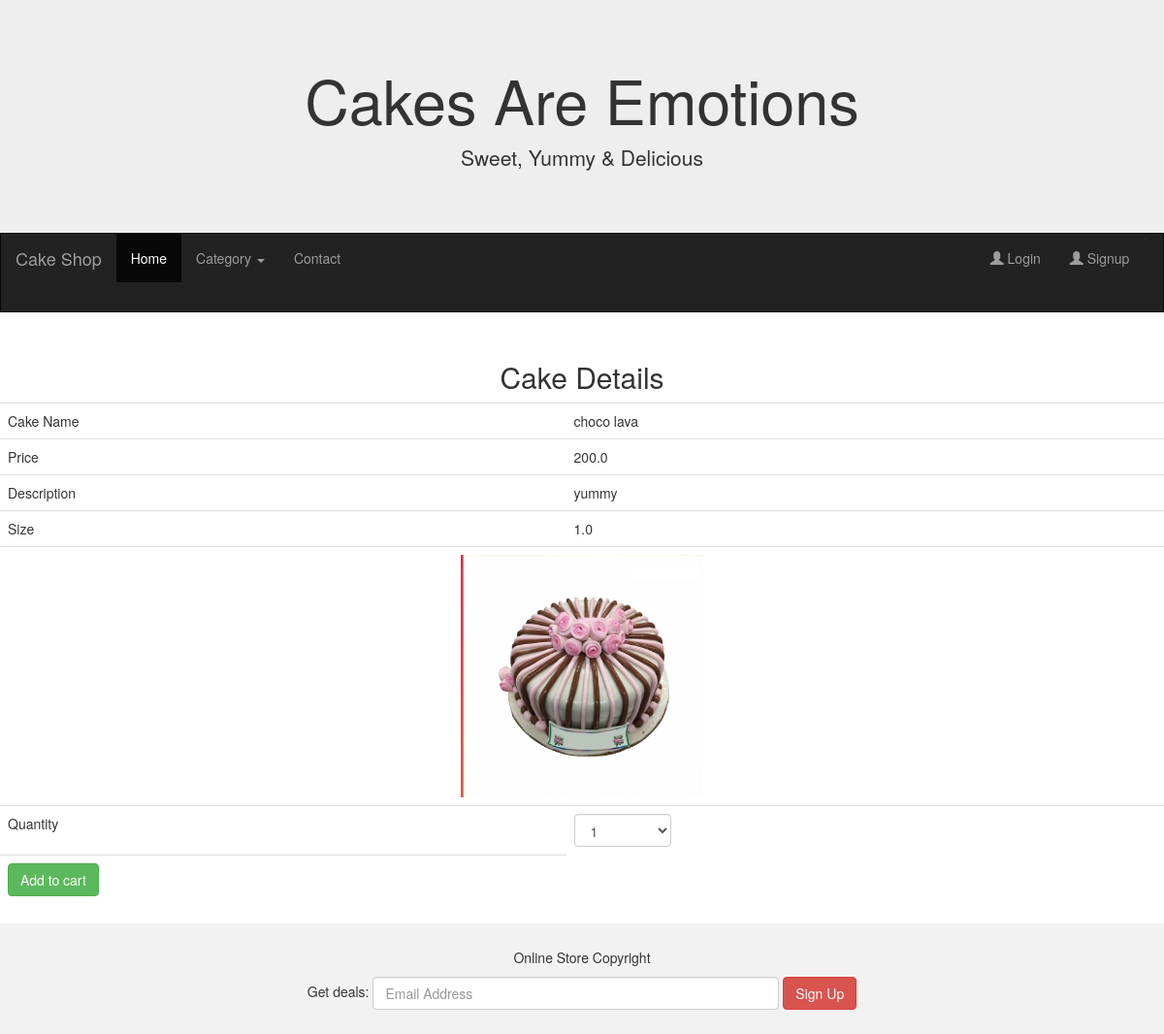
The app's page /viewDetails/6 with its own data.
### adminApp/models.py (models this page shows)
class Product(models.Model):
    pname = models.CharField(max_length=20)
    price = models.FloatField(default=200)
    description = models.CharField(max_length=50)
    size = models.FloatField(default=1)
    quantity = models.IntegerField()
    image = models.ImageField(default = 'abc.jpg',upload_to = "Images")
    cat = models.ForeignKey(to='Category', on_delete=models.CASCADE)
    class Meta:
        db_table = "Product"

### userApp/views.py (the view)
# urls.py: path('viewDetails/<id>',views.cakeDetails),
def cakeDetails(request,id):
    cake = Product.objects.get(id = id)
    cats = Category.objects.all()
    return render(request,"cakeDetails.html",{"cake":cake,"cats":cats,})

### userApp/templates/cakeDetails.html (shortened to what this page needs)
{%extends "homepage.html"%}
{%block content%}
<center>
    <h2> Cake Details </h2>
    <form method="post" action="/addtocart">
    <table class="table">
        <tr><td> Cake Name </td><td>{{cake.pname}}</td></tr>
        <tr> <td> Price </td><td> {{cake.price}}</td></tr>
        <tr><td> Description </td><td> {{cake.description}}</td></tr>
        <tr><td>Size </td><td>{{cake.size}}</td></tr>
        <tr><td colspan="2" align="center"> <img src="{{cake.image.url}}" height="250" width="250"/></td></tr>
        <tr> <td> Quantity </td>
        <td> <select name="qty" class="form-control" style="width:100px">
            <option>1</option>
        </select> </td></tr>
       <tr><Td>  <button type="submit" class="btn btn-success"> Add to cart</button></Td></tr>
    </table>
</form>
</center>
{%endblock%}

### userApp/templates/homepage.html (shortened to what this page needs)
<!DOCTYPE html>
<html lang="en">
<head>
  <link rel="stylesheet" href="https://maxcdn.bootstrapcdn.com/bootstrap/3.4.1/css/bootstrap.min.css">
</head>
<body>
<div class="jumbotron">
  <div class="container text-center">
    <h1>Cakes Are Emotions </h1>
    <p>Sweet, Yummy & Delicious </p>
  </div>
</div>
<nav class="navbar navbar-inverse">
  <div class="container-fluid">
    <div class="navbar-header">
      {%if "uname" in request.session%}
      <a class="navbar-brand" href="#">Welcome {{request.session.uname}}</a>
      {%else%}
      <a class="navbar-brand" href="#">Cake Shop</a>
      {%endif%}
    </div>
    <div class="collapse navbar-collapse" id="myNavbar">
      <ul class="nav navbar-nav">
        <li class="active"><a href="/">Home</a></li>
        <li class="dropdown">
          <a class="dropdown-toggle" data-toggle="dropdown" href="#">Category
          <span class="caret"></span></a>
          <ul class="dropdown-menu">
            {%for cat in cats%}
            <li><a href="/showcakes/{{cat.id}}">{{cat.category_name}}</li>
              {%endfor%}
          </ul>
        <li><a href="#">Contact</a></li>
      </ul>
      <ul class="nav navbar-nav navbar-right">
        {%if "uname" in request.session%}
        <li><a href="/showAll"><span class="glyphicon glyphicon-shopping-cart"></span> Cart</a></li>
        <li><a href="/logout"><span class="glyphicon glyphicon-user"></span> Logout </a></li>`
        {%else%}
        <li><a href="/login"><span class="glyphicon glyphicon-user"></span> Login </a></li>`
        <li><a href="/signup"><span class="glyphicon glyphicon-user"></span> Signup </a></li>
        {%endif%}
      </ul>
    </div>
  </div>
</nav>
{%block content%}{%endblock%}
<footer class="container-fluid text-center">
  <p>Online Store Copyright</p>
  <form class="form-inline">Get deals:
    <input type="email" class="form-control" size="50" placeholder="Email Address">
    <button type="button" class="btn btn-danger">Sign Up</button>
  </form>
</footer>
</body>
</html>

### userApp/templates/homepage.html (style rules this page uses)
.navbar { margin-bottom: 50px; border-radius: 0; }
.jumbotron { margin-bottom: 0; }
footer { background-color: #f2f2f2; padding: 25px; }

### records on screen
Product: pname "choco lava", price "200.0", description "yummy", size "1.0", image (picture)
